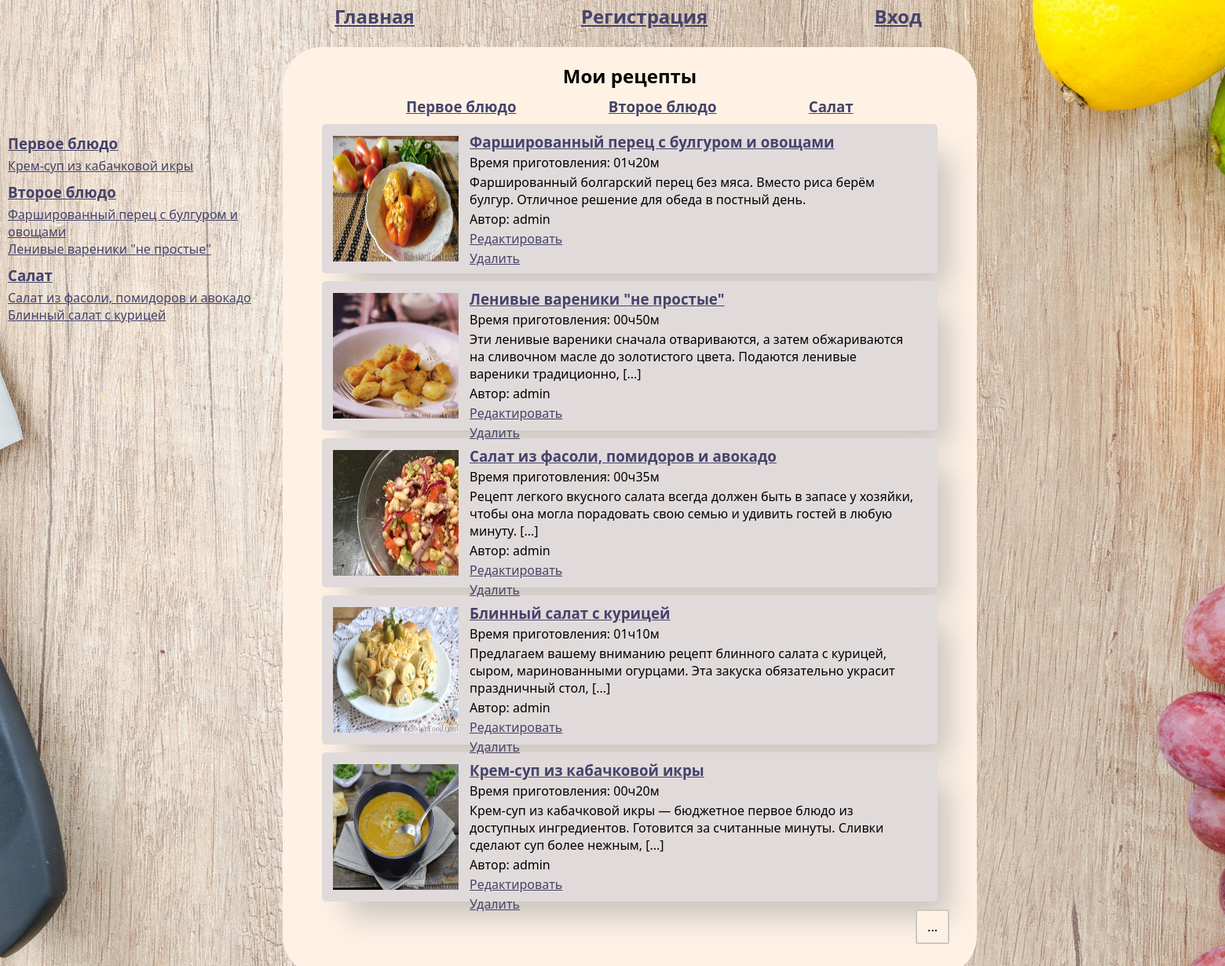
The page /my-recept/ on the database as committed earlier.
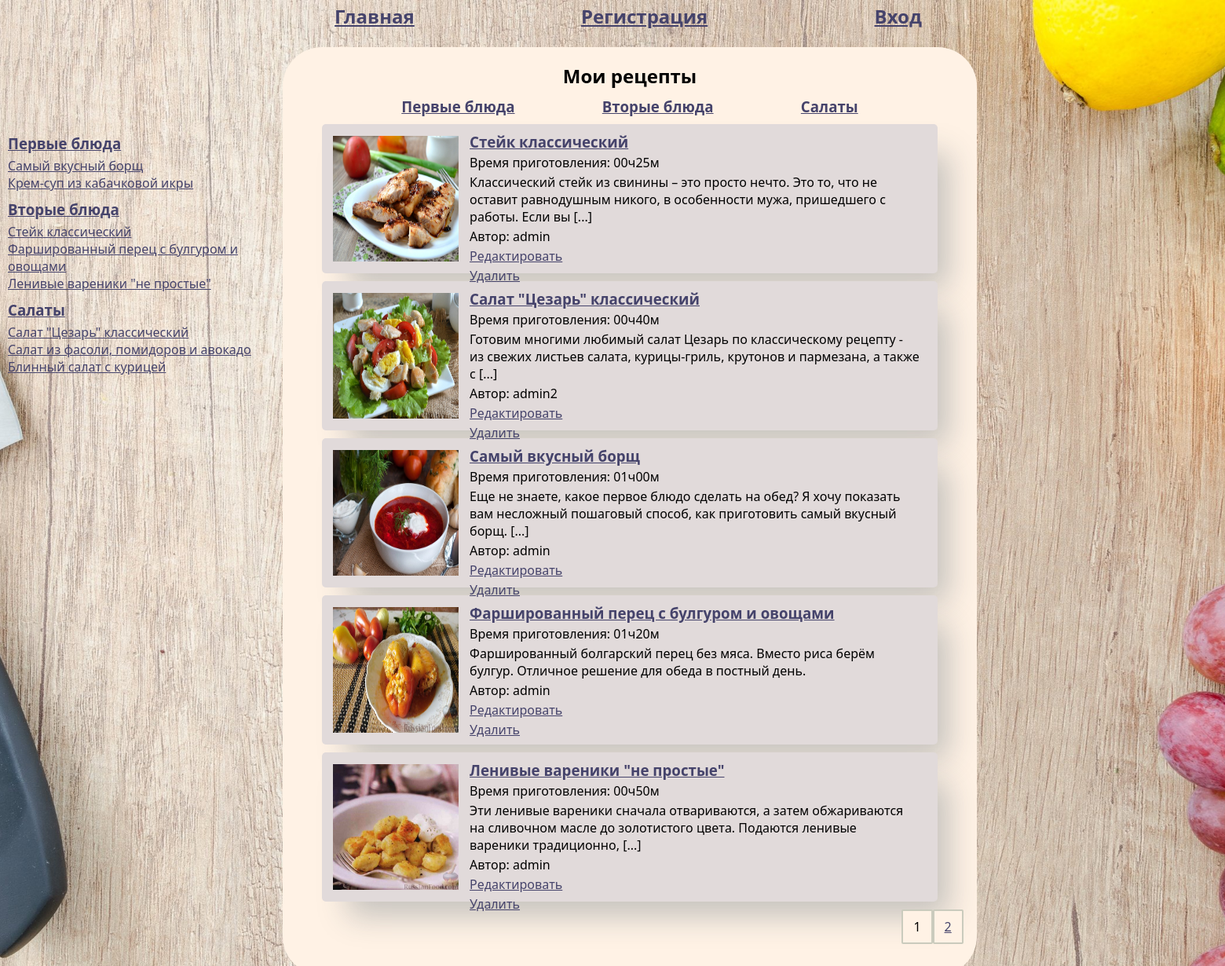
The same page on the database as committed later.
### recipe_website/models.py (models this page shows, shortened)
class Categories(models.Model):
    categories_name = models.CharField(max_length=100, unique=True)

class Recipes(models.Model):
    name_recept = models.CharField(max_length=100)
    description = models.CharField(max_length=500)
    ingredients = models.TextField(help_text='После каждого ингредиента ставьте ";" для разделения')
    cooking_steps = models.TextField(help_text='После каждого шага ставьте ";" для разделения')
    cooking_time = models.TimeField(help_text='Формат "чч:мм"')
    image = models.ImageField(upload_to='recipe_website')
    user = models.ForeignKey(User, on_delete=models.CASCADE)
    def get_description(self):
        return shorten(self.description, width=150)
    def get_time_str(self):
        return self.cooking_time.strftime('%H:%M').replace(':', 'ч') + 'м'

class Summary(models.Model):
    categories = models.ForeignKey(Categories, on_delete=models.DO_NOTHING, related_name='categories')
    recipes = models.ForeignKey(Recipes, on_delete=models.CASCADE, related_name='recipes')

### recipe_website/views.py (the view)
# urls.py: path('my-recept/', MyRecipesView.as_view(), name='my_recept'),
class MyRecipesView(ListView):
    template_name = 'recipe_website/my_recipes.html'
    paginate_by = 5
    def get_queryset(self, *args, **kwargs):
        log.info("Пользователь %s открыл страницу мои рецепты", self.request.user.username)
        if 'pk' in self.kwargs:
            categories_request = self.kwargs['pk']
            return (Summary.objects.filter(categories=categories_request)
                    .select_related("recipes").prefetch_related('recipes__user').
                    filter(recipes__user__username=self.request.user.username).order_by('-id'))
        return Summary.objects.all().select_related("recipes").prefetch_related('recipes__user').order_by('-id')

### recipe_website/context_processors.py (called while the page is built)
def categories(request):
    list_categories = Categories.objects.all()
    recipes = Recipes.objects.all()
    summary = Summary.objects.all()
    dict_categories = {(category.categories_name, category.pk): [] for category in list_categories}
    for category in list_categories:
        recipes_id = summary.filter(categories=category.pk).values_list('recipes_id', flat=True)
        dict_categories[(category.categories_name, category.pk)] = recipes.filter(id__in=recipes_id).order_by('-id')[:4]
    return {'dict_categories': dict_categories}

### recipe_website/templates/recipe_website/my_recipes.html (shortened to what this page needs)
{% extends 'recipe_website/index.html' %}
{% block right_bar %}
    <h2>Мои рецепты</h2>
        <div class="categories_my_recept">
            {% for category, _ in dict_categories.items %}
                <div>
                    <h3><a href="{% url 'recipe_website:my_recept_category' pk=category.1 %}">{{ category.0 }}</a></h3>
                </div>
            {% endfor %}
        </div>
            {% for recept in page_obj %}
                <div class="recept">
                    <div class="recept_image">
                        <img src="{{ recept.recipes.image.url }}" alt="Фото" width="160px" height="160px">
                    </div>
                    <div class="recept_text">
                        <h3><a href="{% url 'recipe_website:recept_detail' pk=recept.recipes.pk %}">{{ recept.recipes.name_recept }}</a></h3>
                        <p>Время приготовления: {{ recept.recipes.get_time_str }}</p>
                        <p>{{ recept.recipes.get_description }}</p>
                        <p>Автор: {{ recept.recipes.user }}</p>
                        <div class="update">
                            <p><a href="{% url 'recipe_website:recept_update' pk=recept.pk %}">Редактировать</a></p>
                            <p><a href="{% url 'recipe_website:recept_delete' pk=recept.pk %}">Удалить</a></p>
                        </div>
                    </div>
                </div>
            {% endfor %}
{% endblock %}

### recipe_website/templates/recipe_website/index.html (shortened to what this page needs)
{% extends 'recipe_website/base.html' %}

### recipe_website/templates/recipe_website/base.html (shortened to what this page needs)
<!DOCTYPE html>
<html lang="en">
<head>
    {% load static %}
    <link rel="stylesheet" href={% static 'static_recipe_website/style.css' %}>
</head>
<body>
    <header class="header">
        <div class="menu_header">
            <a href="{% url "recipe_website:index_page" %}"><h2>Главная</h2></a>
            {% if user.is_authenticated %}
                <a href="{% url "recipe_website:my_recept" %}"><h2>Мои рецепты</h2></a>
                <a href="{% url "recipe_website:create_recept" %}"><h2>Написать рецепт</h2></a>
                <a href="{% url "recipe_website:logout" %}"><h2>Выход</h2></a>
                 {% else %}
                <a href="{% url "recipe_website:registration" %}"><h2>Регистрация</h2></a>
                <a href="{% url "recipe_website:login" %}"><h2>Вход</h2></a>
            {% endif %}
        </div>
    </header>
    <div class="top_1">
        <div class="left_bar">
            {% block left_bar %}
                <div class="left_bar_text">
                    {% for category, recipes in dict_categories.items %}
                        <div class="category">
                            <h3><a href="{% url 'recipe_website:categories' pk=category.1 %}">{{ category.0 }}</a></h3>
                            {% for recept in recipes %}
                                <a href="{% url 'recipe_website:recept_detail' pk=recept.pk %}">{{ recept.name_recept }}</a>
                                <br>
                            {% endfor %}
                        </div>
                    {% endfor %}
                </div>
            {% endblock %}
        </div>
        <div class="right_bar">
            <div class="list_text_center">
                {% block right_bar %}
                {% endblock %}
            {% block navigation %}
                <nav class="list-pages">
                        {% for p in page_obj.paginator.page_range %}
                                {% if page_obj.paginator.num_pages == 1 %}
                                    <p class="page-num">
                                    ...
                                    </p>
                                {% elif page_obj.number == p %}
                                    <p class="page-num">{{ p }}</p>
                                {% elif p >= page_obj.number|add:-2 and p <= page_obj.number|add:2  %}
                                    <a href="?page={{ p }}"><p class="page-num page-num-selected">{{ p }}</p></a>
                                {% endif %}
                        {% endfor %}
                </nav>
            {% endblock %}
            </div>
        </div>
    </div>
</body>
</html>

### recipe_website/static/static_recipe_website/style.css (style rules this page uses)
* { margin: 0; padding: 0; }
body { margin: 0 auto; width: 1600px; background-image: url("5.jpg"); background-position: center center; background-size: cover; background-repeat: no-repeat; background-attachment: fixed; font-family: Calibri, Candara, Segoe, "Segoe UI", Optima, Arial, sans-serif; font-size: 16px; }
h2 { text-align: center; padding-bottom: 10px; }
a { color: #45436b; }
.header { margin: 0 auto; padding-bottom: 10px; height: 50px; width: 60%; }
.menu_header { height: 100%; display: flex; align-items: center; justify-content: space-around; flex-wrap: wrap; }
.top_1 { display: flex; width: 90%; }
.left_bar { width: 25%; }
.left_bar_text { margin: 110px 10px 0 10px; }
.category { margin-bottom: 10px; }
.category h3 { margin-bottom: 5px; }
.right_bar { background-color: #fff2e5; border-radius: 50px; width: 60%; padding: 10px; }
.recept { background: #e1dada; box-shadow: 24px 28px 36px -9px rgba(34, 60, 80, 0.26); min-height: 170px; border-radius: 5px; padding: 10px; margin: 10px; }
.recept_image { float: left; width: 22%; text-align: center; padding: 5px 10px 0 0; }
.recept_text { float: left; width: 75%; text-align: left; }
.recept_text p { margin-top: 3px; }
.list_text_center { margin: 10px 30px 30px; }
.list-pages { display: flex; align-items: center; justify-content: center; }
.page-num { padding: 09px 13px; border-radius: 2px; border: 2px solid #cacbbd; background-color: #fff2e5; }
.categories_my_recept { display: flex; align-items: center; justify-content: space-evenly; }

Rows that differ between the two databases and show on the page:
no longer on this page (row unchanged): Summary: recipes.image (picture), recipes.name_recept "Салат из фасоли, помидоров и авокадо", recipes.get_time_str "00ч35м", recipes.get_description "Рецепт легкого вкусного салата всегда должен быть в запасе у хозяйки, чтобы она могла порадовать свою семью и удивить гостей в любую минуту. [...]", recipes.user "admin"
no longer on this page (row unchanged): Summary: recipes.image (picture), recipes.name_recept "Блинный салат с курицей", recipes.get_time_str "01ч10м", recipes.get_description "Предлагаем вашему вниманию рецепт блинного салата с курицей, сыром, маринованными огурцами. Эта закуска обязательно украсит праздничный стол, [...]", recipes.user "admin"
no longer on this page (row unchanged): Summary: recipes.image (picture), recipes.name_recept "Крем-суп из кабачковой икры", recipes.get_time_str "00ч20м", recipes.get_description "Крем-суп из кабачковой икры — бюджетное первое блюдо из доступных ингредиентов. Готовится за считанные минуты. Сливки сделают суп более нежным, [...]", recipes.user "admin"
added Recipes: name_recept "Самый вкусный борщ", shown under "Первые блюда"
shown differently, row unchanged: Recipes "Крем-суп из кабачковой икры": moves from the list under "Первое блюдо" to the list under "Первые блюда"
added Recipes: name_recept "Стейк классический", shown under "Вторые блюда"
shown differently, row unchanged: Recipes "Фаршированный перец с булгуром и овощами": moves from the list under "Второе блюдо" to the list under "Вторые блюда"
shown differently, row unchanged: Recipes "Ленивые вареники \"не простые\"": moves from the list under "Второе блюдо" to the list under "Вторые блюда"
added Recipes: name_recept "Салат \"Цезарь\" классический", shown under "Салаты"
shown differently, row unchanged: Recipes "Салат из фасоли, помидоров и авокадо": moves from the list under "Салат" to the list under "Салаты"
shown differently, row unchanged: Recipes "Блинный салат с курицей": moves from the list under "Салат" to the list under "Салаты"
added Summary: recipes.image (picture), recipes.name_recept "Стейк классический", recipes.get_time_str "00ч25м", recipes.get_description "Классический стейк из свинины – это просто нечто. Это то, что не оставит равнодушным никого, в особенности мужа, пришедшего с работы. Если вы [...]", recipes.user "admin"
added Summary: recipes.image (picture), recipes.name_recept "Салат \"Цезарь\" классический", recipes.get_time_str "00ч40м", recipes.get_description "Готовим многими любимый салат Цезарь по классическому рецепту - из свежих листьев салата, курицы-гриль, крутонов и пармезана, а также с [...]", recipes.user "admin2"
added Summary: recipes.image (picture), recipes.name_recept "Самый вкусный борщ", recipes.get_time_str "01ч00м", recipes.get_description "Еще не знаете, какое первое блюдо сделать на обед? Я хочу показать вам несложный пошаговый способ, как приготовить самый вкусный борщ. [...]", recipes.user "admin"
Other text that changed with them:
new list line: "Первые блюда"
new list line: "Вторые блюда"
new list line: "Салаты"
new list line: "1"
new list line: "2"
list line gone: "Первое блюдо"
list line gone: "Второе блюдо"
list line gone: "Салат"
